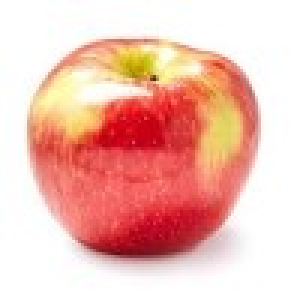
#> input picture images/apple1.jpg, 100 x 100 px (shown 3 times larger)
$ python split_and_merge.py --input ../images/apple1.jpg
#> lines starting #> are read from the running program, lines starting #| are printed output that depends on the picture
from argparse import ArgumentParser
import cv2
import numpy as np

# Menu del programa
Argument_parser =ArgumentParser()
Argument_parser.add_argument('-i','--input', required=True, help="Ruta de la imagen de entrada")
arguments = vars(Argument_parser.parse_args())

# Leemos la imagen, y la mostramos en pantalla
image = cv2.imread(arguments['input'])
#> image is the input picture: shape (100, 100, 3); mean B, G, R 180.3, 190.7, 241
cv2.imshow('Original', image)
cv2.waitKey(0)

# Mediante la función cv2.split() obtenemos los canales de color de la imagen
# Orden de canales BGR
blue, green, red = cv2.split(image)
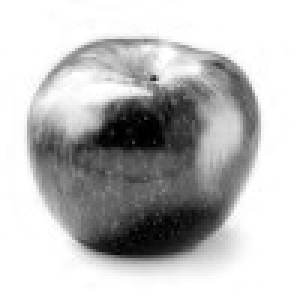
#> green: shape (100, 100) (shown 3 times larger); min 0, max 255, mean 190.7
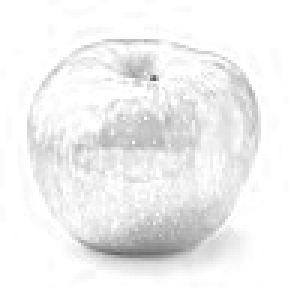
#> red: shape (100, 100) (shown 3 times larger); min 91, max 255, mean 241

#Creamos un mosaico de cada canal de color por separado
color_mosaic = np.hstack([red, green, blue])
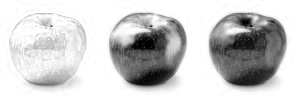
#> color_mosaic: shape (100, 300); min 0, max 255, mean 204
cv2.imshow('Rojo |  Verde | Azul', color_mosaic)
cv2.waitKey(0)

# Creando lienzo
empty_canvas = np.zeros_like(blue)


# Creamos una imagen de color correspondiente al canal azul, pero coloreado (para ello, dos de los tres canales de la
# foto corresponden al lienzo vacío creado arriba).
blue_colored = cv2.merge([blue, empty_canvas, empty_canvas])
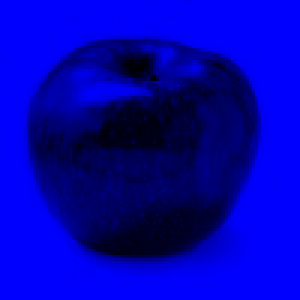
#> blue_colored: shape (100, 100, 3) (shown 3 times larger); mean of channels 0, 1, 2 180.3, 0, 0; drawn as B, G, R

# Creamos una imagen de color correspondiente al canal verde, pero coloreado (para ello, dos de los tres canales de la
# foto corresponden al lienzo vacío creado arriba).
green_colored = cv2.merge([empty_canvas, green, empty_canvas])
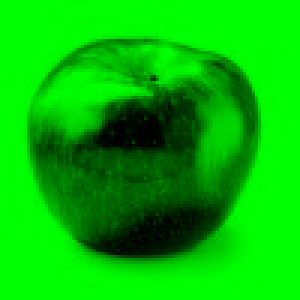
#> green_colored: shape (100, 100, 3) (shown 3 times larger); mean of channels 0, 1, 2 0, 190.7, 0; drawn as B, G, R

# Creamos una imagen de color correspondiente al canal rojo, pero coloreado (para ello, dos de los tres canales de la
# foto corresponden al lienzo vacío creado arriba).
red_colored = cv2.merge([empty_canvas, empty_canvas, red])
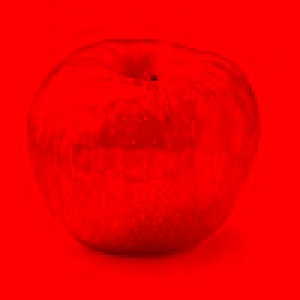
#> red_colored: shape (100, 100, 3) (shown 3 times larger); mean of channels 0, 1, 2 0, 0, 241; drawn as B, G, R


# Creamos un mosaico de los canales coloreados para luego mostrarlo en pantalla.
colored_mosaic = np.hstack([blue_colored, green_colored, red_colored])
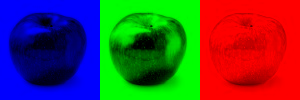
#> colored_mosaic: shape (100, 300, 3); mean of channels 0, 1, 2 60.1, 63.6, 80.3; drawn as B, G, R
cv2.imshow('Rojo | Verde | Azul (Coloreado)', colored_mosaic)
cv2.waitKey(0)


# Finalmente, reconstruimos la imagen original, con ayuda de la función cv2.merge(), a la cual le pasamos los canales
# de color en el orden adecuado (BGR),
original_reconstructed = cv2.merge([blue, green, red])
cv2.imshow('Original (reconstruida)', original_reconstructed)
cv2.waitKey(0)

$ run again, on images/apple3.jpg
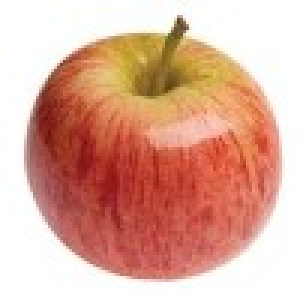
#> input picture images/apple3.jpg, 100 x 100 px (shown 3 times larger)
#> image is the input picture: shape (100, 100, 3); mean B, G, R 154.5, 171.9, 221.6
#> `red_colored = cv2.merge([empty_canvas, empty_canvas, red])`:
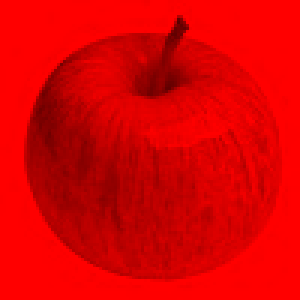
#> red_colored: shape (100, 100, 3) (shown 3 times larger); mean of channels 0, 1, 2 0, 0, 221.6; drawn as B, G, R
#> `colored_mosaic = np.hstack([blue_colored, green_colored, red_colored])`:
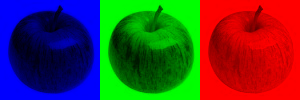
#> colored_mosaic: shape (100, 300, 3); mean of channels 0, 1, 2 51.5, 57.3, 73.9; drawn as B, G, R

$ run again, on images/apple4.jpg
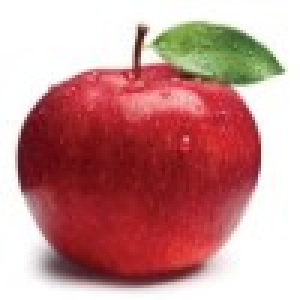
#> input picture images/apple4.jpg, 100 x 100 px (shown 3 times larger)
#> image is the input picture: shape (100, 100, 3); mean B, G, R 143.1, 144.4, 199
#> `red_colored = cv2.merge([empty_canvas, empty_canvas, red])`:
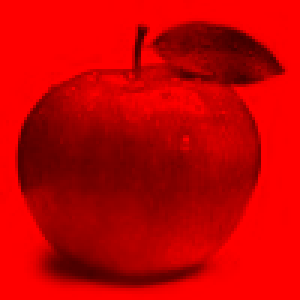
#> red_colored: shape (100, 100, 3) (shown 3 times larger); mean of channels 0, 1, 2 0, 0, 199; drawn as B, G, R
#> `colored_mosaic = np.hstack([blue_colored, green_colored, red_colored])`:
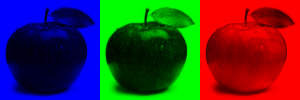
#> colored_mosaic: shape (100, 300, 3); mean of channels 0, 1, 2 47.7, 48.1, 66.3; drawn as B, G, R

$ run again, on images/box.jpg
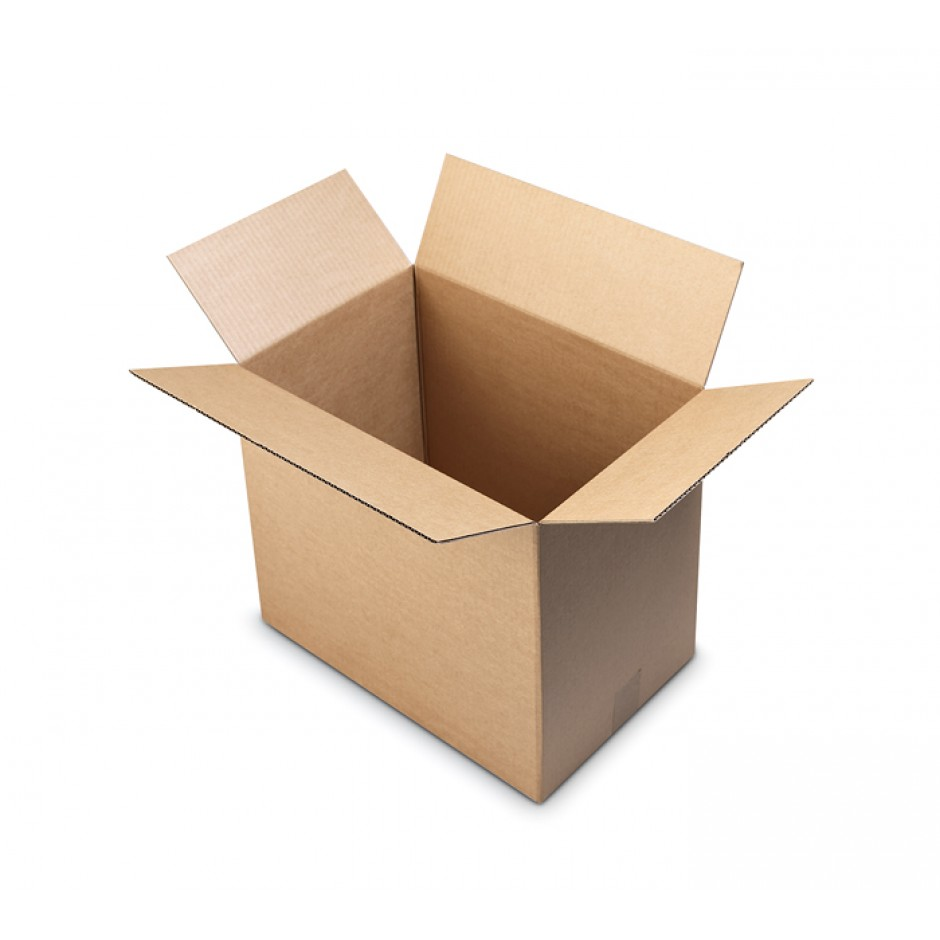
#> input picture images/box.jpg, 940 x 940 px
#> image is the input picture: shape (940, 940, 3); mean B, G, R 216.6, 225.7, 235.3
#> `colored_mosaic = np.hstack([blue_colored, green_colored, red_colored])`:
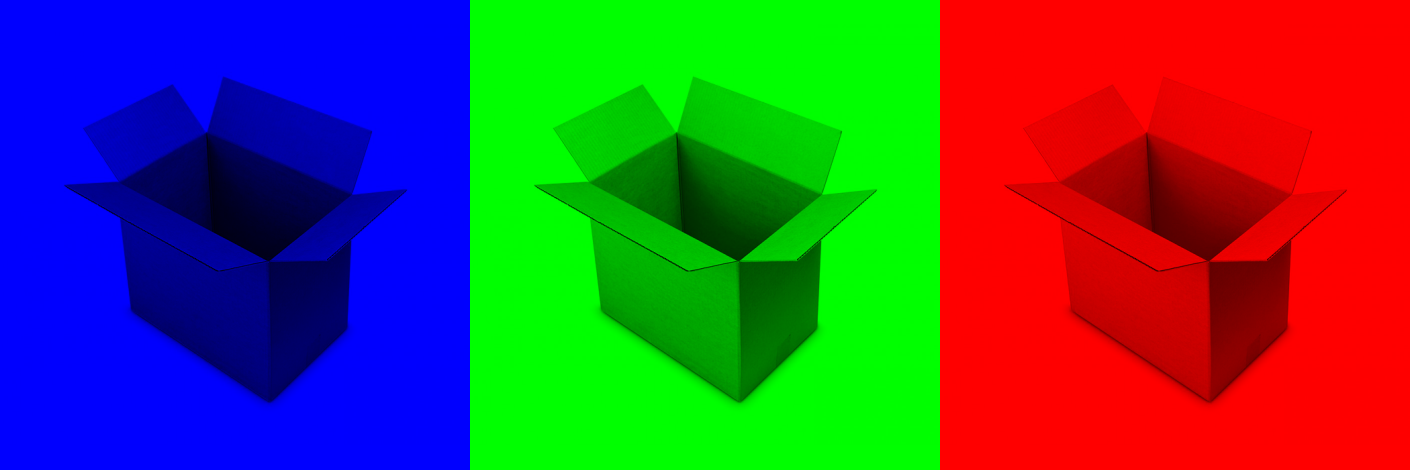
#> colored_mosaic: shape (940, 2820, 3) (shown at 1/2 size); mean of channels 0, 1, 2 72.2, 75.2, 78.4; drawn as B, G, R
